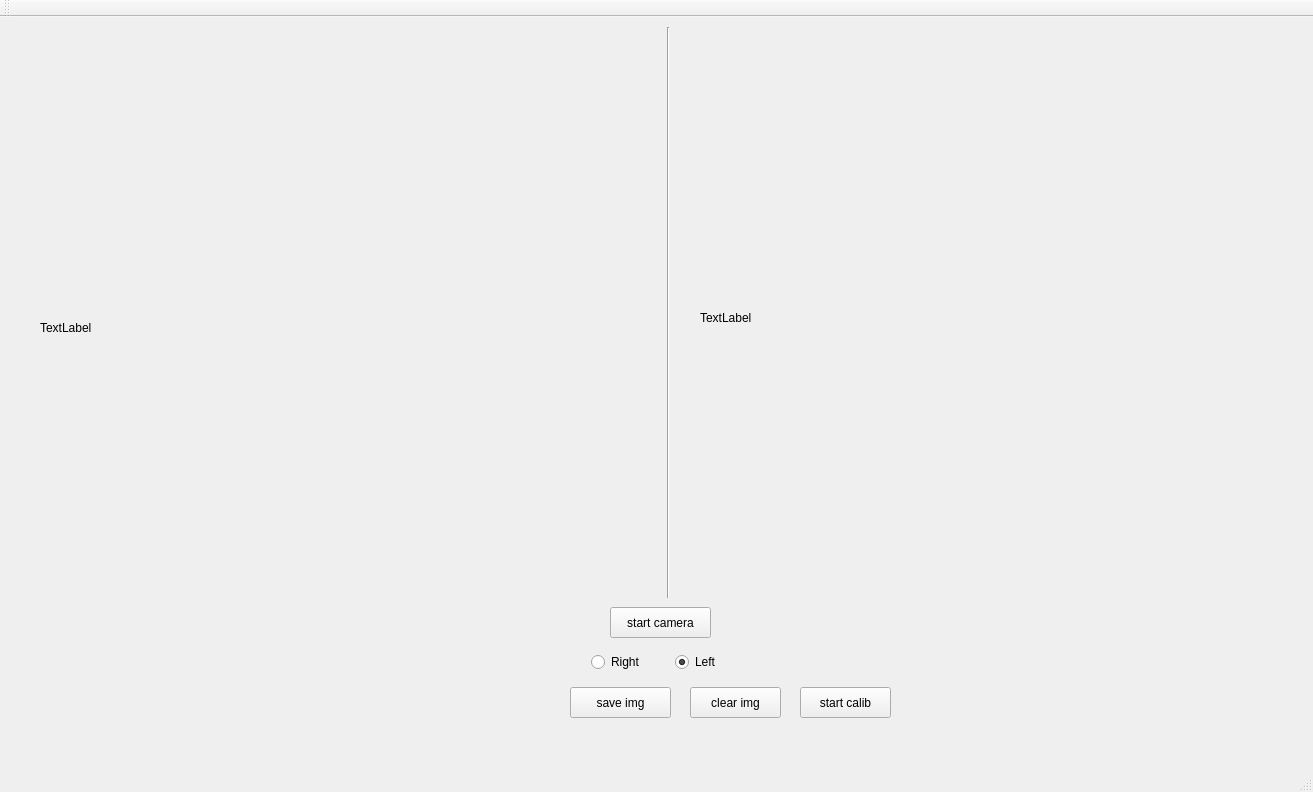
<?xml version="1.0" encoding="UTF-8"?>
<ui version="4.0">
 <class>MainWindow</class>
 <widget class="QMainWindow" name="MainWindow">
  <property name="geometry">
   <rect>
    <x>0</x>
    <y>0</y>
    <width>1313</width>
    <height>792</height>
   </rect>
  </property>
  <property name="windowTitle">
   <string>MainWindow</string>
  </property>
  <widget class="QWidget" name="centralWidget">
   <widget class="QPushButton" name="pushButton_one">
    <property name="geometry">
     <rect>
      <x>610</x>
      <y>590</y>
      <width>101</width>
      <height>31</height>
     </rect>
    </property>
    <property name="text">
     <string>start camera</string>
    </property>
   </widget>
   <widget class="QLabel" name="label_left">
    <property name="geometry">
     <rect>
      <x>40</x>
      <y>40</y>
      <width>601</width>
      <height>541</height>
     </rect>
    </property>
    <property name="text">
     <string>TextLabel</string>
    </property>
   </widget>
   <widget class="QPushButton" name="pushButton_save_img">
    <property name="geometry">
     <rect>
      <x>570</x>
      <y>670</y>
      <width>101</width>
      <height>31</height>
     </rect>
    </property>
    <property name="text">
     <string>save img</string>
    </property>
   </widget>
   <widget class="Line" name="line">
    <property name="geometry">
     <rect>
      <x>660</x>
      <y>10</y>
      <width>16</width>
      <height>571</height>
     </rect>
    </property>
    <property name="orientation">
     <enum>Qt::Vertical</enum>
    </property>
   </widget>
   <widget class="QWidget" name="horizontalLayoutWidget">
    <property name="geometry">
     <rect>
      <x>580</x>
      <y>620</y>
      <width>184</width>
      <height>51</height>
     </rect>
    </property>
    <layout class="QHBoxLayout" name="horizontalLayout">
     <item>
      <widget class="QRadioButton" name="radioButton_Right">
       <property name="text">
        <string>Right</string>
       </property>
      </widget>
     </item>
     <item>
      <widget class="QRadioButton" name="radioButton_Left">
       <property name="text">
        <string>Left</string>
       </property>
       <property name="checked">
        <bool>true</bool>
       </property>
      </widget>
     </item>
    </layout>
   </widget>
   <widget class="QLabel" name="label_right">
    <property name="geometry">
     <rect>
      <x>700</x>
      <y>30</y>
      <width>601</width>
      <height>541</height>
     </rect>
    </property>
    <property name="text">
     <string>TextLabel</string>
    </property>
   </widget>
   <widget class="QPushButton" name="pushButton_clear">
    <property name="geometry">
     <rect>
      <x>690</x>
      <y>670</y>
      <width>91</width>
      <height>31</height>
     </rect>
    </property>
    <property name="text">
     <string>clear img</string>
    </property>
   </widget>
   <widget class="QPushButton" name="pushButton_start_calib">
    <property name="geometry">
     <rect>
      <x>800</x>
      <y>670</y>
      <width>91</width>
      <height>31</height>
     </rect>
    </property>
    <property name="text">
     <string>start calib</string>
    </property>
   </widget>
  </widget>
  <widget class="QMenuBar" name="menuBar">
   <property name="geometry">
    <rect>
     <x>0</x>
     <y>0</y>
     <width>1313</width>
     <height>28</height>
    </rect>
   </property>
  </widget>
  <widget class="QToolBar" name="mainToolBar">
   <attribute name="toolBarArea">
    <enum>TopToolBarArea</enum>
   </attribute>
   <attribute name="toolBarBreak">
    <bool>false</bool>
   </attribute>
  </widget>
  <widget class="QStatusBar" name="statusBar"/>
 </widget>
 <layoutdefault spacing="6" margin="11"/>
 <resources/>
 <connections/>
</ui>
